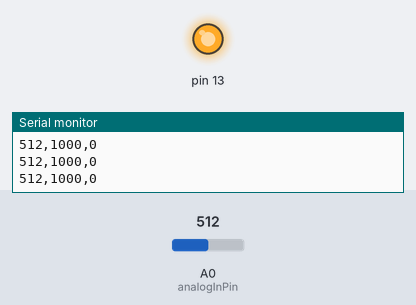
This sketch was run on a simulated Arduino Uno, built with avr-gcc and run on an emulated ATmega328P. Shown: output pins drawn as LEDs (lit = HIGH), the last lines printed to the serial monitor. The test bench sets the inputs (shaded band); at power-on: A0 (analogInPin) = 512.

Above: at 1.2 s.
1.3 s: A0 (analogInPin) set to 105
4.3 s: A0 (analogInPin) set to 90
At 5.0 s:
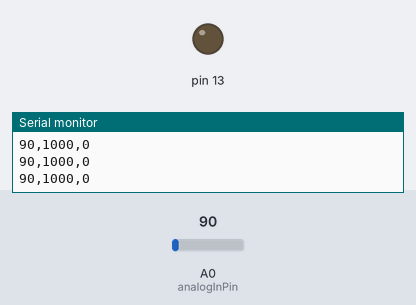
5.8 s: A0 (analogInPin) set to 110
At 6.2 s:
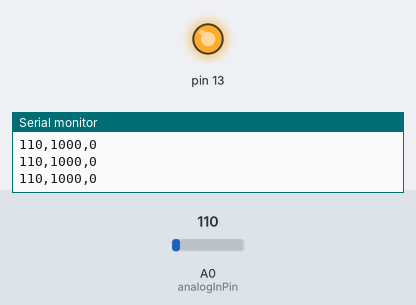
7.3 s: A0 (analogInPin) set to 0
At 7.6 s:
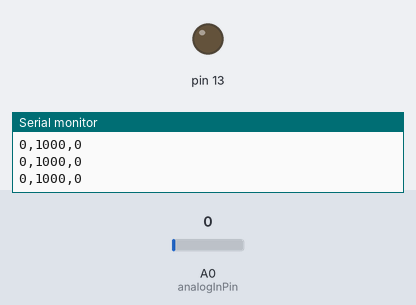
Timing chart, 0 to 9.8 s (numbered marks = the images above; inputs shaded):
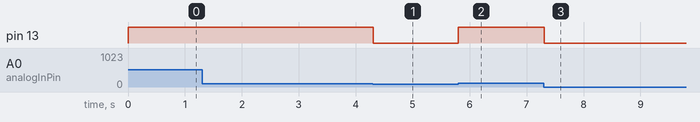

The sketch:

touch.ino
```cpp
const int analogInPin = A0;
int sensorValue = 0;
int baseline = 0;
double gain = 1.0;

void setup() {
  Serial.begin(9600);
  Serial.println("Sensor,ref,ref");
  pinMode(13, OUTPUT);
}

void loop() {
  sensorValue = analogRead(analogInPin)*gain+baseline;
  Serial.print(sensorValue);
  Serial.print(",1000");
  Serial.println(",0");
  if (sensorValue > 100) {
    digitalWrite(13, HIGH);
  } else {
    digitalWrite(13, LOW);
  }
  delay(10);
}
```

Measured:
- the behaviour switches between 101 and 100 on A0 (analogInPin) (found by bisection; images 0 and 1)
- after the input at 4.3 s, pin 13: HIGH → LOW at once
- after the input at 5.8 s, pin 13: LOW → HIGH at once
- after the input at 7.3 s, pin 13: HIGH → LOW at once
